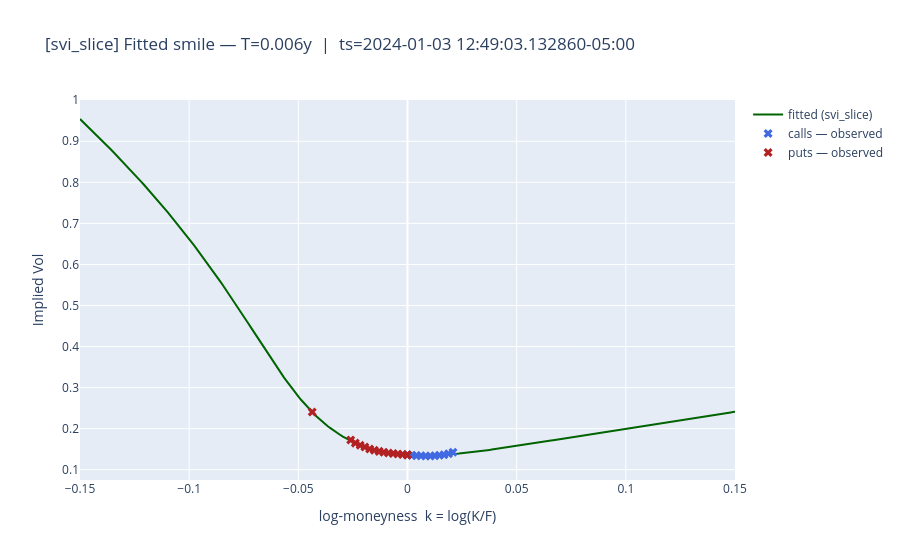

The notebook cell saved with this chart:
### Markdown cell above
## Smile snapshot — spline surface vs raw IV

### Code cell
# ── Pick a snapshot ──────────────────────────────────────────────────────────
row_idx = df_quotes_result.shape[0] // 2  # ← change this
snapshot_ts = df_quotes_result["ts_ns"][row_idx]

# θ at the snapshot: last state update at or before snapshot_ts
state_row = df_state.filter(pl.col("ts_ns") <= snapshot_ts).tail(1)
theta_snap = np.array([state_row[f"theta_{j}"][0] for j in range(cfg.n_params)])

# Use the median T of options alive at the snapshot time as the reference maturity
snap_quotes = (
    df_quotes_result.filter(pl.col("ts_ns") <= snapshot_ts).group_by(["strike", "is_call"]).last()
)
snap_T = float(snap_quotes["T"].median())

# ── Evaluate the continuous fitted smile ──────────────────────────────────────
k_grid = np.linspace(-0.15, 0.15, 300)
iv_fit = np.array([cfg.model.observe(theta_snap, k, snap_T)[0] for k in k_grid])

# ── Plot ──────────────────────────────────────────────────────────────────────
fig = go.Figure()

fig.add_trace(
    go.Scatter(
        x=k_grid,
        y=iv_fit,
        mode="lines",
        name=f"fitted ({cfg.model.name})",
        line=dict(color="darkgreen", width=2),
    )
)
fig.add_trace(
    go.Scatter(
        x=snap_quotes.filter(pl.col("is_call"))["log_moneyness"].to_list(),
        y=snap_quotes.filter(pl.col("is_call"))["observed_iv"].to_list(),
        mode="markers",
        name="calls — observed",
        marker=dict(color="royalblue", symbol="x", size=8),
    )
)
fig.add_trace(
    go.Scatter(
        x=snap_quotes.filter(~pl.col("is_call"))["log_moneyness"].to_list(),
        y=snap_quotes.filter(~pl.col("is_call"))["observed_iv"].to_list(),
        mode="markers",
        name="puts — observed",
        marker=dict(color="firebrick", symbol="x", size=8),
    )
)

fig.update_layout(
    title=f"[{cfg.model.name}] Fitted smile — T={snap_T:.3f}y  |  ts={snapshot_ts}",
    xaxis_title="log-moneyness  k = log(K/F)",
    yaxis_title="Implied Vol",
)
fig.show()
print(f"θ = {dict(zip(['a', 'b', 'rho', 'm', 'sigma'][: cfg.n_params], theta_snap.round(4)))}")

### Figure 1 — Plotly figure (JSON) as saved in the notebook; plotly's stock layout.template omitted (floating-point values rounded to 4 significant figures; data arrays with more than 128 entries replaced by an {"elided": "..."} marker saying what was removed)
{"data": [{"line": {"color": "darkgreen", "width": 2}, "mode": "lines", "name": "fitted (svi_slice)", "type": "scatter", "x": {"elided": "300 float values"}, "y": {"elided": "300 float values"}}, {"marker": {"color": "royalblue", "size": 8, "symbol": "x"}, "mode": "markers", "name": "calls — observed", "type": "scatter", "x": [6.396e-06, 0.001966, 0.01881, 0.01671, 0.01253, 0.02084, 0.004093, 0.00831, 0.01042, 0.01462, 0.006199], "y": [0.1365, 0.1353, 0.1389, 0.1363, 0.1338, 0.1424, 0.1343, 0.1336, 0.1334, 0.135, 0.1339]}, {"marker": {"color": "firebrick", "size": 8, "symbol": "x"}, "mode": "markers", "name": "puts — observed", "type": "scatter", "x": [-0.0001641, -0.006552, -0.002289, -0.01733, -6.357e-06, -0.0239, -0.01517, -0.008711, -0.04363, -0.01086, -0.01299, -0.01955, -0.004424, -0.02167, -0.02601], "y": [0.1358, 0.1397, 0.1371, 0.1506, 0.1362, 0.1648, 0.1472, 0.1408, 0.2407, 0.1424, 0.1446, 0.1554, 0.1384, 0.1595, 0.1722]}], "layout": {"title": {"text": "[svi_slice] Fitted smile — T=0.006y  |  ts=2024-01-03 12:49:03.132860-05:00"}, "xaxis": {"title": {"text": "log-moneyness  k = log(K/F)"}}, "yaxis": {"title": {"text": "Implied Vol"}}}}
